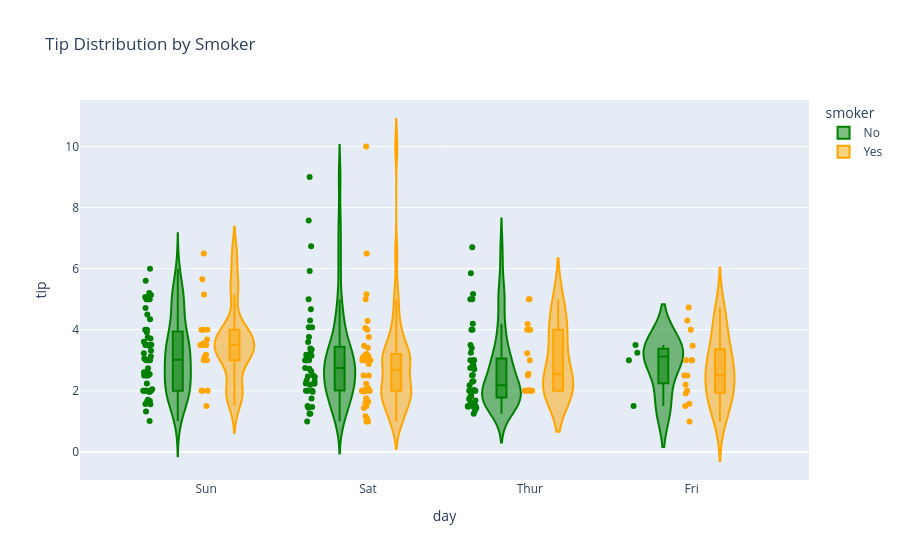

Notebook code cell kept with this figure:
### Markdown cell above
# Violin Plot with Plotly

### Code cell
fig = px.violin(df, x='day', y='tip', color='smoker', box=True, points='all', title='Tip Distribution by Smoker', color_discrete_map={'Yes': 'orange', 'No': 'green'})
fig.show()

### Figure 1 — Plotly figure (JSON) as saved in the notebook; plotly's stock layout.template omitted (floating-point values rounded to 4 significant figures; data arrays with more than 128 entries replaced by an {"elided": "..."} marker saying what was removed)
{"data": [{"alignmentgroup": "True", "box": {"visible": true}, "hovertemplate": "smoker=No<br>day=%{x}<br>tip=%{y}<extra></extra>", "legendgroup": "No", "marker": {"color": "green"}, "name": "No", "offsetgroup": "No", "orientation": "v", "points": "all", "scalegroup": "True", "showlegend": true, "type": "violin", "x": {"elided": "151 str values"}, "x0": " ", "xaxis": "x", "y": {"elided": "151 float values"}, "y0": " ", "yaxis": "y"}, {"alignmentgroup": "True", "box": {"visible": true}, "hovertemplate": "smoker=Yes<br>day=%{x}<br>tip=%{y}<extra></extra>", "legendgroup": "Yes", "marker": {"color": "orange"}, "name": "Yes", "offsetgroup": "Yes", "orientation": "v", "points": "all", "scalegroup": "True", "showlegend": true, "type": "violin", "x": ["Sat", "Sat", "Sat", "Sat", "Sat", "Sat", "Sat", "Sat", "Sat", "Sat", "Sat", "Thur", "Thur", "Fri", "Fri", "Fri", "Fri", "Fri", "Fri", "Fri", "Fri", "Fri", "Sat", "Sat", "Sat", "Sat", "Sat", "Sat", "Thur", "Sun", "Sat", "Sat", "Sat", "Sat", "Sun", "Sun", "Sun", "Sun", "Sun", "Sun", "Sun", "Sun", "Sun", "Sun", "Sun", "Sun", "Sun", "Sun", "Sun", "Sun", "Sun", "Sun", "Thur", "Thur", "Thur", "Thur", "Thur", "Thur", "Thur", "Thur", "Thur", "Thur", "Thur", "Thur", "Thur", "Thur", "Sat", "Sat", "Sat", "Sat", "Sat", "Sat", "Sat", "Sat", "Sat", "Sat", "Sat", "Sat", "Sat", "Fri", "Fri", "Fri", "Fri", "Fri", "Fri", "Sat", "Sat", "Sat", "Sat", "Sat", "Sat", "Sat", "Sat"], "x0": " ", "xaxis": "x", "y": [3.0, 1.76, 3.21, 2.0, 1.98, 3.76, 1.0, 2.09, 3.14, 5.0, 3.08, 3.0, 5.0, 3.0, 1.0, 4.3, 4.73, 4.0, 1.5, 3.0, 2.5, 3.0, 2.5, 3.48, 1.64, 4.06, 4.29, 4.0, 2.0, 3.0, 1.61, 2.0, 10.0, 3.16, 5.15, 3.18, 4.0, 3.11, 2.0, 2.0, 4.0, 3.55, 3.68, 5.65, 3.5, 6.5, 3.0, 3.5, 2.0, 3.5, 4.0, 1.5, 4.19, 2.56, 2.02, 4.0, 2.0, 5.0, 2.0, 2.0, 4.0, 2.01, 2.0, 2.5, 4.0, 3.23, 3.41, 3.0, 2.03, 2.23, 2.0, 5.16, 2.5, 6.5, 1.1, 3.0, 1.5, 1.44, 3.09, 2.2, 3.48, 1.92, 1.58, 2.5, 2.0, 2.88, 2.0, 3.0, 3.0, 1.0, 1.17, 2.0, 2.0], "y0": " ", "yaxis": "y"}], "layout": {"legend": {"title": {"text": "smoker"}, "tracegroupgap": 0}, "title": {"text": "Tip Distribution by Smoker"}, "violinmode": "group", "xaxis": {"anchor": "y", "domain": [0, 1], "title": {"text": "day"}}, "yaxis": {"anchor": "x", "domain": [0, 1], "title": {"text": "tip"}}}}
